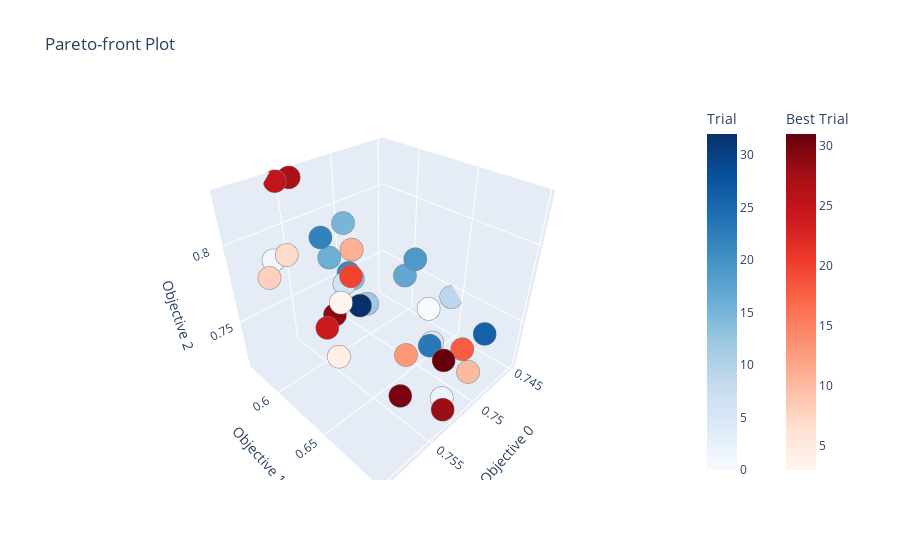

Notebook code cell kept with this figure:
### Code cell
optuna.visualization.plot_pareto_front(study)

### Figure 1 — Plotly figure (JSON) as saved in the notebook; plotly's stock layout.template omitted (floating-point values rounded to 4 significant figures)
{"data": [{"hovertemplate": "%{text}<extra>Trial</extra>", "marker": {"color": [0, 1, 2, 5, 6, 9, 12, 14, 15, 16, 17, 19, 21, 22, 23, 26, 32], "colorbar": {"title": {"text": "Trial"}}, "colorscale": [[0, "rgb(247,251,255)"], [0.125, "rgb(222,235,247)"], [0.25, "rgb(198,219,239)"], [0.375, "rgb(158,202,225)"], [0.5, "rgb(107,174,214)"], [0.625, "rgb(66,146,198)"], [0.75, "rgb(33,113,181)"], [0.875, "rgb(8,81,156)"], [1, "rgb(8,48,107)"]], "line": {"color": "Grey", "width": 0.5}}, "mode": "markers", "showlegend": false, "text": ["{<br>  \"number\": 0,<br>  \"values\": [<br>    0.7482902661744706,<br>    0.6445959461939917,<br>    0.7494541911078707<br>  ],<br>  \"params\": {<br>    \"pos_weight_vision_bonnet\": 0.14353432347990078,<br>    \"pos_weight_vision_bumper_front\": 15.452884750867772,<br>    \"pos_weight_vision_engine\": 0.10426046384405026,<br>    \"pos_weight_vision_front_panel\": 0.10551500786664626,<br>    \"pos_weight_vision_grille\": 5.798246143597228,<br>    \"pos_weight_vision_headlamp_lh\": 2.8480171989868706,<br>    \"pos_weight_vision_headlamp_rh\": 4.090478172409658,<br>    \"pos_weight_vision_misc\": 0.43688699108330475,<br>    \"pos_weight_vision_non_external\": 4.526846107275259,<br>    \"pos_weight_vision_windscreen_front\": 7.869049689060183<br>  }<br>}", "{<br>  \"number\": 1,<br>  \"values\": [<br>    0.7584126675733437,<br>    0.5997340947725085,<br>    0.7999583509278263<br>  ],<br>  \"params\": {<br>    \"pos_weight_vision_bonnet\": 0.4169266559260524,<br>    \"pos_weight_vision_bumper_front\": 2.724103640559428,<br>    \"pos_weight_vision_engine\": 3.671829668126131,<br>    \"pos_weight_vision_front_panel\": 3.2909689301763185,<br>    \"pos_weight_vision_grille\": 9.313840519714878,<br>    \"pos_weight_vision_headlamp_lh\": 18.08039365927051,<br>    \"pos_weight_vision_headlamp_rh\": 4.086115968297545,<br>    \"pos_weight_vision_misc\": 2.4135752391907745,<br>    \"pos_weight_vision_non_external\": 0.5303475366008913,<br>    \"pos_weight_vision_windscreen_front\": 3.794909306760862<br>  }<br>}", "{<br>  \"number\": 2,<br>  \"values\": [<br>    0.7516903050320575,<br>    0.6850272792280134,<br>    0.7186287056614862<br>  ],<br>  \"params\": {<br>    \"pos_weight_vision_bonnet\": 0.3678644397387305,<br>    \"pos_weight_vision_bumper_front\": 0.727762035521312,<br>    \"pos_weight_vision_engine\": 0.37402407432797846,<br>    \"pos_weight_vision_front_panel\": 0.06296811111740679,<br>    \"pos_weight_vision_grille\": 5.422628215061859,<br>    \"pos_weight_vision_headlamp_lh\": 0.1308025993285047,<br>    \"pos_weight_vision_headlamp_rh\": 0.9059967569827562,<br>    \"pos_weight_vision_misc\": 1.760543080721203,<br>    \"pos_weight_vision_non_external\": 0.3756973627642395,<br>    \"pos_weight_vision_windscreen_front\": 4.904903276155651<br>  }<br>}", "{<br>  \"number\": 5,<br>  \"values\": [<br>    0.749485136972994,<br>    0.6582374045341196,<br>    0.7355903597007837<br>  ],<br>  \"params\": {<br>    \"pos_weight_vision_bonnet\": 5.755765422473764,<br>    \"pos_weight_vision_bumper_front\": 0.15495545907970534,<br>    \"pos_weight_vision_engine\": 0.23088588278230562,<br>    \"pos_weight_vision_front_panel\": 0.7997412783464692,<br>    \"pos_weight_vision_grille\": 2.3783135894367353,<br>    \"pos_weight_vision_headlamp_lh\": 0.6559266260736896,<br>    \"pos_weight_vision_headlamp_rh\": 0.08986735232981942,<br>    \"pos_weight_vision_misc\": 14.237864521923694,<br>    \"pos_weight_vision_non_external\": 1.4671391765608641,<br>    \"pos_weight_vision_windscreen_front\": 14.959386772979391<br>  }<br>}", "{<br>  \"number\": 6,<br>  \"values\": [<br>    0.7548183407810375,<br>    0.6235819127490819,<br>    0.7828344507578754<br>  ],<br>  \"params\": {<br>    \"pos_weight_vision_bonnet\": 0.6483955433874976,<br>    \"pos_weight_vision_bumper_front\": 0.2518360985254729,<br>    \"pos_weight_vision_engine\": 0.18389588196488676,<br>    \"pos_weight_vision_front_panel\": 1.2301106750236495,<br>    \"pos_weight_vision_grille\": 0.41729929324965165,<br>    \"pos_weight_vision_headlamp_lh\": 12.37387339311467,<br>    \"pos_weight_vision_headlamp_rh\": 15.53174001871346,<br>    \"pos_weight_vision_misc\": 4.473917497976115,<br>    \"pos_weight_vision_non_external\": 0.20539903569719686,<br>    \"pos_weight_vision_windscreen_front\": 0.14367193326172575<br>  }<br>}", "{<br>  \"number\": 9,<br>  \"values\": [<br>    0.7449387993005635,<br>    0.6421299248503358,<br>    0.7439961155961012<br>  ],<br>  \"params\": {<br>    \"pos_weight_vision_bonnet\": 17.229069615831534,<br>    \"pos_weight_vision_bumper_front\": 0.6048190144164656,<br>    \"pos_weight_vision_engine\": 0.8163431825201191,<br>    \"pos_weight_vision_front_panel\": 1.3813553514161576,<br>    \"pos_weight_vision_grille\": 0.431119284311957,<br>    \"pos_weight_vision_headlamp_lh\": 0.07814439018507835,<br>    \"pos_weight_vision_headlamp_rh\": 0.12371652261716948,<br>    \"pos_weight_vision_misc\": 0.2412016116235728,<br>    \"pos_weight_vision_non_external\": 1.0461067423889163,<br>    \"pos_weight_vision_windscreen_front\": 0.1513241615702832<br>  }<br>}", "{<br>  \"number\": 12,<br>  \"values\": [<br>    0.753895473091121,<br>    0.6347942985607984,<br>    0.771246376056384<br>  ],<br>  \"params\": {<br>    \"pos_weight_vision_bonnet\": 2.2193194203642808,<br>    \"pos_weight_vision_bumper_front\": 6.206728913418005,<br>    \"pos_weight_vision_engine\": 0.06852034294039946,<br>    \"pos_weight_vision_front_panel\": 10.276112270092801,<br>    \"pos_weight_vision_grille\": 0.6656750504696682,<br>    \"pos_weight_vision_headlamp_lh\": 0.30928194811335064,<br>    \"pos_weight_vision_headlamp_rh\": 0.5941780105724681,<br>    \"pos_weight_vision_misc\": 2.9548940673751622,<br>    \"pos_weight_vision_non_external\": 0.0773612366162045,<br>    \"pos_weight_vision_windscreen_front\": 1.6136590023538666<br>  }<br>}", "{<br>  \"number\": 14,<br>  \"values\": [<br>    0.7532931804934914,<br>    0.6157735029720359,<br>    0.7774425254184957<br>  ],<br>  \"params\": {<br>    \"pos_weight_vision_bonnet\": 8.660846497551594,<br>    \"pos_weight_vision_bumper_front\": 0.12394204841738707,<br>    \"pos_weight_vision_engine\": 0.06224020306446983,<br>    \"pos_weight_vision_front_panel\": 0.25236480909996845,<br>    \"pos_weight_vision_grille\": 0.9643503485720029,<br>    \"pos_weight_vision_headlamp_lh\": 0.08903854321284287,<br>    \"pos_weight_vision_headlamp_rh\": 2.0408459756939776,<br>    \"pos_weight_vision_misc\": 0.33790674013335703,<br>    \"pos_weight_vision_non_external\": 5.313014022755632,<br>    \"pos_weight_vision_windscreen_front\": 9.674080443493061<br>  }<br>}", "{<br>  \"number\": 15,<br>  \"values\": [<br>    0.7517388770157374,<br>    0.591888039943977,<br>    0.7996497729503388<br>  ],<br>  \"params\": {<br>    \"pos_weight_vision_bonnet\": 0.18697383943466098,<br>    \"pos_weight_vision_bumper_front\": 0.9739111136138343,<br>    \"pos_weight_vision_engine\": 0.0880814779045663,<br>    \"pos_weight_vision_front_panel\": 0.08027726372950372,<br>    \"pos_weight_vision_grille\": 0.4112127154434488,<br>    \"pos_weight_vision_headlamp_lh\": 12.917632255527522,<br>    \"pos_weight_vision_headlamp_rh\": 3.4702099432503766,<br>    \"pos_weight_vision_misc\": 7.511837528483404,<br>    \"pos_weight_vision_non_external\": 11.564417863915196,<br>    \"pos_weight_vision_windscreen_front\": 5.7949066425799565<br>  }<br>}", "{<br>  \"number\": 16,<br>  \"values\": [<br>    0.7550806294929084,<br>    0.6134347448355103,<br>    0.7956829832902577<br>  ],<br>  \"params\": {<br>    \"pos_weight_vision_bonnet\": 0.4963654710640398,<br>    \"pos_weight_vision_bumper_front\": 11.013164973406596,<br>    \"pos_weight_vision_engine\": 1.1452838179692646,<br>    \"pos_weight_vision_front_panel\": 2.0238259642103498,<br>    \"pos_weight_vision_grille\": 0.06003884318927171,<br>    \"pos_weight_vision_headlamp_lh\": 0.06265336040595199,<br>    \"pos_weight_vision_headlamp_rh\": 4.115618097567932,<br>    \"pos_weight_vision_misc\": 0.19612032913210684,<br>    \"pos_weight_vision_non_external\": 3.1939160553528327,<br>    \"pos_weight_vision_windscreen_front\": 0.0662863718582635<br>  }<br>}", "{<br>  \"number\": 17,<br>  \"values\": [<br>    0.7492714202448028,<br>    0.6288380883926609,<br>    0.7704563865783939<br>  ],<br>  \"params\": {<br>    \"pos_weight_vision_bonnet\": 1.9693448064917098,<br>    \"pos_weight_vision_bumper_front\": 12.209576682717463,<br>    \"pos_weight_vision_engine\": 0.6644977702689289,<br>    \"pos_weight_vision_front_panel\": 0.1189578626032545,<br>    \"pos_weight_vision_grille\": 15.406906022582044,<br>    \"pos_weight_vision_headlamp_lh\": 13.363186415327942,<br>    \"pos_weight_vision_headlamp_rh\": 0.2502928995633567,<br>    \"pos_weight_vision_misc\": 0.1413681457328756,<br>    \"pos_weight_vision_non_external\": 15.339700712549394,<br>    \"pos_weight_vision_windscreen_front\": 0.05880963524226264<br>  }<br>}", "{<br>  \"number\": 19,<br>  \"values\": [<br>    0.7491548474839712,<br>    0.6365367439776761,<br>    0.7838532020874515<br>  ],<br>  \"params\": {<br>    \"pos_weight_vision_bonnet\": 0.9582786971634296,<br>    \"pos_weight_vision_bumper_front\": 5.621955369690193,<br>    \"pos_weight_vision_engine\": 3.9546650025744254,<br>    \"pos_weight_vision_front_panel\": 0.347735531749047,<br>    \"pos_weight_vision_grille\": 0.10456250480810576,<br>    \"pos_weight_vision_headlamp_lh\": 15.569568587687463,<br>    \"pos_weight_vision_headlamp_rh\": 0.10089380032165005,<br>    \"pos_weight_vision_misc\": 2.6348380835572147,<br>    \"pos_weight_vision_non_external\": 0.5352883466803571,<br>    \"pos_weight_vision_windscreen_front\": 15.94019114385792<br>  }<br>}", "{<br>  \"number\": 21,<br>  \"values\": [<br>    0.7526908878958617,<br>    0.6051214871015447,<br>    0.7749791070683952<br>  ],<br>  \"params\": {<br>    \"pos_weight_vision_bonnet\": 1.3544657752804086,<br>    \"pos_weight_vision_bumper_front\": 0.3426004906272704,<br>    \"pos_weight_vision_engine\": 18.28148689629046,<br>    \"pos_weight_vision_front_panel\": 0.4015686411347556,<br>    \"pos_weight_vision_grille\": 0.16235779699603528,<br>    \"pos_weight_vision_headlamp_lh\": 3.776872617585899,<br>    \"pos_weight_vision_headlamp_rh\": 0.22664388638649324,<br>    \"pos_weight_vision_misc\": 6.700561568105972,<br>    \"pos_weight_vision_non_external\": 0.35393598920427977,<br>    \"pos_weight_vision_windscreen_front\": 1.0463234349977506<br>  }<br>}", "{<br>  \"number\": 22,<br>  \"values\": [<br>    0.7550223431124928,<br>    0.6055627036878823,<br>    0.8045121364321494<br>  ],<br>  \"params\": {<br>    \"pos_weight_vision_bonnet\": 6.831676684181121,<br>    \"pos_weight_vision_bumper_front\": 0.5967667574865245,<br>    \"pos_weight_vision_engine\": 1.1298583911725228,<br>    \"pos_weight_vision_front_panel\": 2.1778585740125007,<br>    \"pos_weight_vision_grille\": 0.5430468874857065,<br>    \"pos_weight_vision_headlamp_lh\": 0.5044396329530525,<br>    \"pos_weight_vision_headlamp_rh\": 0.9670452077770738,<br>    \"pos_weight_vision_misc\": 3.3183816416532754,<br>    \"pos_weight_vision_non_external\": 1.4840651855559266,<br>    \"pos_weight_vision_windscreen_front\": 8.10753373065366<br>  }<br>}", "{<br>  \"number\": 23,<br>  \"values\": [<br>    0.7498251408587527,<br>    0.6587334339027081,<br>    0.7349651799307995<br>  ],<br>  \"params\": {<br>    \"pos_weight_vision_bonnet\": 1.1647123174751512,<br>    \"pos_weight_vision_bumper_front\": 6.22688789712458,<br>    \"pos_weight_vision_engine\": 7.436953244312244,<br>    \"pos_weight_vision_front_panel\": 0.26246224474520063,<br>    \"pos_weight_vision_grille\": 15.055505433667568,<br>    \"pos_weight_vision_headlamp_lh\": 0.255810552271433,<br>    \"pos_weight_vision_headlamp_rh\": 1.6819042572476175,<br>    \"pos_weight_vision_misc\": 0.11263438188670367,<br>    \"pos_weight_vision_non_external\": 0.14142178516000448,<br>    \"pos_weight_vision_windscreen_front\": 0.10698954751897831<br>  }<br>}", "{<br>  \"number\": 26,<br>  \"values\": [<br>    0.7452593743928503,<br>    0.6769120972204195,<br>    0.7323232904880879<br>  ],<br>  \"params\": {<br>    \"pos_weight_vision_bonnet\": 0.8561320168391348,<br>    \"pos_weight_vision_bumper_front\": 0.06520461191845714,<br>    \"pos_weight_vision_engine\": 0.060114447897460115,<br>    \"pos_weight_vision_front_panel\": 0.5394044470174141,<br>    \"pos_weight_vision_grille\": 2.1764261239411886,<br>    \"pos_weight_vision_headlamp_lh\": 2.890122077940944,<br>    \"pos_weight_vision_headlamp_rh\": 7.279146630900257,<br>    \"pos_weight_vision_misc\": 0.09514952635988867,<br>    \"pos_weight_vision_non_external\": 3.434358125688136,<br>    \"pos_weight_vision_windscreen_front\": 0.16372460733682062<br>  }<br>}", "{<br>  \"number\": 32,<br>  \"values\": [<br>    0.7546920536234701,<br>    0.6361654774479846,<br>    0.773821938855402<br>  ],<br>  \"params\": {<br>    \"pos_weight_vision_bonnet\": 0.9039635781575356,<br>    \"pos_weight_vision_bumper_front\": 18.469204694620224,<br>    \"pos_weight_vision_engine\": 0.3414595230650915,<br>    \"pos_weight_vision_front_panel\": 0.22355697043606712,<br>    \"pos_weight_vision_grille\": 0.5866522053681263,<br>    \"pos_weight_vision_headlamp_lh\": 0.9509642183517746,<br>    \"pos_weight_vision_headlamp_rh\": 0.20118699896528827,<br>    \"pos_weight_vision_misc\": 1.1911588068977454,<br>    \"pos_weight_vision_non_external\": 0.17586685629089893,<br>    \"pos_weight_vision_windscreen_front\": 2.3368764513969276<br>  }<br>}"], "type": "scatter3d", "x": [0.7483, 0.7584, 0.7517, 0.7495, 0.7548, 0.7449, 0.7539, 0.7533, 0.7517, 0.7551, 0.7493, 0.7492, 0.7527, 0.755, 0.7498, 0.7453, 0.7547], "y": [0.6446, 0.5997, 0.685, 0.6582, 0.6236, 0.6421, 0.6348, 0.6158, 0.5919, 0.6134, 0.6288, 0.6365, 0.6051, 0.6056, 0.6587, 0.6769, 0.6362], "z": [0.7495, 0.8, 0.7186, 0.7356, 0.7828, 0.744, 0.7712, 0.7774, 0.7996, 0.7957, 0.7705, 0.7839, 0.775, 0.8045, 0.735, 0.7323, 0.7738]}, {"hovertemplate": "%{text}<extra>Best Trial</extra>", "marker": {"color": [3, 4, 7, 8, 10, 11, 13, 18, 20, 24, 25, 27, 28, 29, 30, 31], "colorbar": {"title": {"text": "Best Trial"}, "x": 1.1, "xpad": 40}, "colorscale": [[0, "rgb(255,245,240)"], [0.125, "rgb(254,224,210)"], [0.25, "rgb(252,187,161)"], [0.375, "rgb(252,146,114)"], [0.5, "rgb(251,106,74)"], [0.625, "rgb(239,59,44)"], [0.75, "rgb(203,24,29)"], [0.875, "rgb(165,15,21)"], [1, "rgb(103,0,13)"]], "line": {"color": "Grey", "width": 0.5}}, "mode": "markers", "showlegend": false, "text": ["{<br>  \"number\": 3,<br>  \"values\": [<br>    0.7566932193510784,<br>    0.6402570047860042,<br>    0.7854871061470927<br>  ],<br>  \"params\": {<br>    \"pos_weight_vision_bonnet\": 0.16500422718170601,<br>    \"pos_weight_vision_bumper_front\": 0.2545234456537665,<br>    \"pos_weight_vision_engine\": 4.297455036156549,<br>    \"pos_weight_vision_front_panel\": 17.294722753665212,<br>    \"pos_weight_vision_grille\": 0.09937723331719941,<br>    \"pos_weight_vision_headlamp_lh\": 2.5846643423620295,<br>    \"pos_weight_vision_headlamp_rh\": 6.631665945578988,<br>    \"pos_weight_vision_misc\": 8.59492043221662,<br>    \"pos_weight_vision_non_external\": 8.142886392355328,<br>    \"pos_weight_vision_windscreen_front\": 0.07642096525635192<br>  }<br>}", "{<br>  \"number\": 4,<br>  \"values\": [<br>    0.7590441033611814,<br>    0.6620928905890748,<br>    0.7744621045349509<br>  ],<br>  \"params\": {<br>    \"pos_weight_vision_bonnet\": 0.6179777602885189,<br>    \"pos_weight_vision_bumper_front\": 5.009718897376083,<br>    \"pos_weight_vision_engine\": 0.42812779519035493,<br>    \"pos_weight_vision_front_panel\": 2.3805309585311814,<br>    \"pos_weight_vision_grille\": 0.2534788079329704,<br>    \"pos_weight_vision_headlamp_lh\": 2.397519094164844,<br>    \"pos_weight_vision_headlamp_rh\": 0.42176126088618016,<br>    \"pos_weight_vision_misc\": 3.663607796958092,<br>    \"pos_weight_vision_non_external\": 17.315605011506406,<br>    \"pos_weight_vision_windscreen_front\": 3.352784290368249<br>  }<br>}", "{<br>  \"number\": 7,<br>  \"values\": [<br>    0.7584418107635517,<br>    0.6154057608928096,<br>    0.8085944533254749<br>  ],<br>  \"params\": {<br>    \"pos_weight_vision_bonnet\": 3.6202658040492097,<br>    \"pos_weight_vision_bumper_front\": 0.0713408626604095,<br>    \"pos_weight_vision_engine\": 3.311922432239113,<br>    \"pos_weight_vision_front_panel\": 7.061308635603385,<br>    \"pos_weight_vision_grille\": 7.367015459945468,<br>    \"pos_weight_vision_headlamp_lh\": 1.2661593480131341,<br>    \"pos_weight_vision_headlamp_rh\": 0.2712584428922544,<br>    \"pos_weight_vision_misc\": 1.3532080742595014,<br>    \"pos_weight_vision_non_external\": 4.188201977492583,<br>    \"pos_weight_vision_windscreen_front\": 2.158786681903807<br>  }<br>}", "{<br>  \"number\": 8,<br>  \"values\": [<br>    0.7593452496599962,<br>    0.6070722110562539,<br>    0.7959581883371178<br>  ],<br>  \"params\": {<br>    \"pos_weight_vision_bonnet\": 12.463333732722088,<br>    \"pos_weight_vision_bumper_front\": 0.15527544197009965,<br>    \"pos_weight_vision_engine\": 14.125711811608411,<br>    \"pos_weight_vision_front_panel\": 0.059804649758279364,<br>    \"pos_weight_vision_grille\": 0.24018609594204626,<br>    \"pos_weight_vision_headlamp_lh\": 1.4508693831470152,<br>    \"pos_weight_vision_headlamp_rh\": 8.732167070428899,<br>    \"pos_weight_vision_misc\": 0.24910519390389943,<br>    \"pos_weight_vision_non_external\": 0.39448097565772133,<br>    \"pos_weight_vision_windscreen_front\": 0.6048701098299721<br>  }<br>}", "{<br>  \"number\": 10,<br>  \"values\": [<br>    0.7495725665436178,<br>    0.6907037576212601,<br>    0.7311208818560679<br>  ],<br>  \"params\": {<br>    \"pos_weight_vision_bonnet\": 2.8413598851436435,<br>    \"pos_weight_vision_bumper_front\": 0.16963118342867037,<br>    \"pos_weight_vision_engine\": 9.343170582138335,<br>    \"pos_weight_vision_front_panel\": 1.3252724112324363,<br>    \"pos_weight_vision_grille\": 0.05128103195081063,<br>    \"pos_weight_vision_headlamp_lh\": 10.632105451255661,<br>    \"pos_weight_vision_headlamp_rh\": 16.88440438284533,<br>    \"pos_weight_vision_misc\": 0.10717511017322133,<br>    \"pos_weight_vision_non_external\": 1.9533037159924107,<br>    \"pos_weight_vision_windscreen_front\": 10.334215462430475<br>  }<br>}", "{<br>  \"number\": 11,<br>  \"values\": [<br>    0.7537789003302895,<br>    0.6209621435714123,<br>    0.7989191608448201<br>  ],<br>  \"params\": {<br>    \"pos_weight_vision_bonnet\": 17.785000458126575,<br>    \"pos_weight_vision_bumper_front\": 1.849749123823638,<br>    \"pos_weight_vision_engine\": 0.16880439335507957,<br>    \"pos_weight_vision_front_panel\": 7.069958338599404,<br>    \"pos_weight_vision_grille\": 0.6216708997211812,<br>    \"pos_weight_vision_headlamp_lh\": 0.1972005340391508,<br>    \"pos_weight_vision_headlamp_rh\": 7.104799505517279,<br>    \"pos_weight_vision_misc\": 0.158218373562869,<br>    \"pos_weight_vision_non_external\": 0.6060152224826824,<br>    \"pos_weight_vision_windscreen_front\": 1.3758046119840557<br>  }<br>}", "{<br>  \"number\": 13,<br>  \"values\": [<br>    0.7542354769768798,<br>    0.6716874158233546,<br>    0.756770516313496<br>  ],<br>  \"params\": {<br>    \"pos_weight_vision_bonnet\": 1.212521578976202,<br>    \"pos_weight_vision_bumper_front\": 0.27061105765727506,<br>    \"pos_weight_vision_engine\": 0.07625017755253802,<br>    \"pos_weight_vision_front_panel\": 0.1820343544368717,<br>    \"pos_weight_vision_grille\": 2.1284532961334643,<br>    \"pos_weight_vision_headlamp_lh\": 0.32059030773697816,<br>    \"pos_weight_vision_headlamp_rh\": 0.5322874807322705,<br>    \"pos_weight_vision_misc\": 0.5017236478858027,<br>    \"pos_weight_vision_non_external\": 0.8166062237506013,<br>    \"pos_weight_vision_windscreen_front\": 0.1549078150516847<br>  }<br>}", "{<br>  \"number\": 18,<br>  \"values\": [<br>    0.7491159898970275,<br>    0.6813959665780829,<br>    0.7409889708587277<br>  ],<br>  \"params\": {<br>    \"pos_weight_vision_bonnet\": 2.6922817414983227,<br>    \"pos_weight_vision_bumper_front\": 1.3505076635236082,<br>    \"pos_weight_vision_engine\": 0.05661035587735031,<br>    \"pos_weight_vision_front_panel\": 0.3726971095184343,<br>    \"pos_weight_vision_grille\": 0.7843630230201152,<br>    \"pos_weight_vision_headlamp_lh\": 0.24590246915126354,<br>    \"pos_weight_vision_headlamp_rh\": 0.46116953377694325,<br>    \"pos_weight_vision_misc\": 6.5287440596719915,<br>    \"pos_weight_vision_non_external\": 2.759371237719855,<br>    \"pos_weight_vision_windscreen_front\": 1.1718679919843806<br>  }<br>}", "{<br>  \"number\": 20,<br>  \"values\": [<br>    0.7546434816397901,<br>    0.6283486654060112,<br>    0.7886514119012102<br>  ],<br>  \"params\": {<br>    \"pos_weight_vision_bonnet\": 2.9170774985980312,<br>    \"pos_weight_vision_bumper_front\": 0.062037058008963676,<br>    \"pos_weight_vision_engine\": 0.09640367240173651,<br>    \"pos_weight_vision_front_panel\": 1.4884740544890778,<br>    \"pos_weight_vision_grille\": 0.07663280551497251,<br>    \"pos_weight_vision_headlamp_lh\": 0.9049591082302588,<br>    \"pos_weight_vision_headlamp_rh\": 3.8673223605061606,<br>    \"pos_weight_vision_misc\": 0.09813307070197921,<br>    \"pos_weight_vision_non_external\": 0.5764758868120359,<br>    \"pos_weight_vision_windscreen_front\": 5.5053923212331775<br>  }<br>}", "{<br>  \"number\": 24,<br>  \"values\": [<br>    0.7580143773071693,<br>    0.6413154735614602,<br>    0.7762547368032358<br>  ],<br>  \"params\": {<br>    \"pos_weight_vision_bonnet\": 0.27747703311076444,<br>    \"pos_weight_vision_bumper_front\": 6.771450491681571,<br>    \"pos_weight_vision_engine\": 0.8172599429346353,<br>    \"pos_weight_vision_front_panel\": 1.5460471822721544,<br>    \"pos_weight_vision_grille\": 6.627514082357536,<br>    \"pos_weight_vision_headlamp_lh\": 0.05345404715554405,<br>    \"pos_weight_vision_headlamp_rh\": 7.8381151238376106,<br>    \"pos_weight_vision_misc\": 0.1400183627214896,<br>    \"pos_weight_vision_non_external\": 0.27999409059327285,<br>    \"pos_weight_vision_windscreen_front\": 0.06844577402458862<br>  }<br>}", "{<br>  \"number\": 25,<br>  \"values\": [<br>    0.7553817757917235,<br>    0.5681341670507556,<br>    0.8261189601198866<br>  ],<br>  \"params\": {<br>    \"pos_weight_vision_bonnet\": 0.16253775283029456,<br>    \"pos_weight_vision_bumper_front\": 0.5020857164157309,<br>    \"pos_weight_vision_engine\": 0.08251135326496055,<br>    \"pos_weight_vision_front_panel\": 11.712326558144406,<br>    \"pos_weight_vision_grille\": 0.3512185988503584,<br>    \"pos_weight_vision_headlamp_lh\": 0.7331603277964889,<br>    \"pos_weight_vision_headlamp_rh\": 1.8892209858700386,<br>    \"pos_weight_vision_misc\": 1.5164121181472365,<br>    \"pos_weight_vision_non_external\": 0.13257976301973176,<br>    \"pos_weight_vision_windscreen_front\": 0.3806387919723293<br>  }<br>}", "{<br>  \"number\": 27,<br>  \"values\": [<br>    0.7544006217213912,<br>    0.5704715397035225,<br>    0.8266642971703622<br>  ],<br>  \"params\": {<br>    \"pos_weight_vision_bonnet\": 2.140204131115789,<br>    \"pos_weight_vision_bumper_front\": 0.4963710977603455,<br>    \"pos_weight_vision_engine\": 9.903125015432837,<br>    \"pos_weight_vision_front_panel\": 0.09077225581809749,<br>    \"pos_weight_vision_grille\": 3.7728089512058087,<br>    \"pos_weight_vision_headlamp_lh\": 6.221719146138536,<br>    \"pos_weight_vision_headlamp_rh\": 9.21254249121774,<br>    \"pos_weight_vision_misc\": 0.18757145521232663,<br>    \"pos_weight_vision_non_external\": 0.11378874216764302,<br>    \"pos_weight_vision_windscreen_front\": 2.1310274603454094<br>  }<br>}", "{<br>  \"number\": 28,<br>  \"values\": [<br>    0.7535457548086265,<br>    0.6980574808189537,<br>    0.7296388537973048<br>  ],<br>  \"params\": {<br>    \"pos_weight_vision_bonnet\": 3.4260767866473083,<br>    \"pos_weight_vision_bumper_front\": 0.2111423661843049,<br>    \"pos_weight_vision_engine\": 5.158682608378828,<br>    \"pos_weight_vision_front_panel\": 0.16530671441867192,<br>    \"pos_weight_vision_grille\": 5.4838730612701,<br>    \"pos_weight_vision_headlamp_lh\": 1.0132058742061902,<br>    \"pos_weight_vision_headlamp_rh\": 0.5322784634786368,<br>    \"pos_weight_vision_misc\": 0.37384319412852435,<br>    \"pos_weight_vision_non_external\": 1.7856276307560197,<br>    \"pos_weight_vision_windscreen_front\": 0.6487830351422211<br>  }<br>}", "{<br>  \"number\": 29,<br>  \"values\": [<br>    0.7570915096172528,<br>    0.6384476382751909,<br>    0.7788639713764434<br>  ],<br>  \"params\": {<br>    \"pos_weight_vision_bonnet\": 3.606784860104235,<br>    \"pos_weight_vision_bumper_front\": 5.5313794133611305,<br>    \"pos_weight_vision_engine\": 11.086646210225629,<br>    \"pos_weight_vision_front_panel\": 0.07904654371980323,<br>    \"pos_weight_vision_grille\": 2.5753095385016853,<br>    \"pos_weight_vision_headlamp_lh\": 0.06260483808455922,<br>    \"pos_weight_vision_headlamp_rh\": 0.7022653288770031,<br>    \"pos_weight_vision_misc\": 0.07013355155654143,<br>    \"pos_weight_vision_non_external\": 9.154288392098486,<br>    \"pos_weight_vision_windscreen_front\": 12.18389114675659<br>  }<br>}", "{<br>  \"number\": 30,<br>  \"values\": [<br>    0.7546726248299981,<br>    0.6716479475216239,<br>    0.7292989959510167<br>  ],<br>  \"params\": {<br>    \"pos_weight_vision_bonnet\": 0.23616863859595036,<br>    \"pos_weight_vision_bumper_front\": 0.9621658783289662,<br>    \"pos_weight_vision_engine\": 0.1574753792412225,<br>    \"pos_weight_vision_front_panel\": 5.58107016570188,<br>    \"pos_weight_vision_grille\": 1.2489818886025985,<br>    \"pos_weight_vision_headlamp_lh\": 0.08228693888392728,<br>    \"pos_weight_vision_headlamp_rh\": 0.3757113435586845,<br>    \"pos_weight_vision_misc\": 16.766054659633554,<br>    \"pos_weight_vision_non_external\": 2.7234948708264586,<br>    \"pos_weight_vision_windscreen_front\": 3.3591560960237707<br>  }<br>}", "{<br>  \"number\": 31,<br>  \"values\": [<br>    0.750825723722557,<br>    0.677964600321187,<br>    0.7391224067299788<br>  ],<br>  \"params\": {<br>    \"pos_weight_vision_bonnet\": 0.09334727541201852,<br>    \"pos_weight_vision_bumper_front\": 0.0774822663817964,<br>    \"pos_weight_vision_engine\": 2.117799833967036,<br>    \"pos_weight_vision_front_panel\": 0.1595835398393316,<br>    \"pos_weight_vision_grille\": 0.09770962531207389,<br>    \"pos_weight_vision_headlamp_lh\": 0.15593967627822114,<br>    \"pos_weight_vision_headlamp_rh\": 1.4124971083773947,<br>    \"pos_weight_vision_misc\": 15.275796128757252,<br>    \"pos_weight_vision_non_external\": 0.6054365381313741,<br>    \"pos_weight_vision_windscreen_front\": 0.6325760709397606<br>  }<br>}"], "type": "scatter3d", "x": [0.7567, 0.759, 0.7584, 0.7593, 0.7496, 0.7538, 0.7542, 0.7491, 0.7546, 0.758, 0.7554, 0.7544, 0.7535, 0.7571, 0.7547, 0.7508], "y": [0.6403, 0.6621, 0.6154, 0.6071, 0.6907, 0.621, 0.6717, 0.6814, 0.6283, 0.6413, 0.5681, 0.5705, 0.6981, 0.6384, 0.6716, 0.678], "z": [0.7855, 0.7745, 0.8086, 0.796, 0.7311, 0.7989, 0.7568, 0.741, 0.7887, 0.7763, 0.8261, 0.8267, 0.7296, 0.7789, 0.7293, 0.7391]}], "layout": {"scene": {"xaxis": {"title": {"text": "Objective 0"}}, "yaxis": {"title": {"text": "Objective 1"}}, "zaxis": {"title": {"text": "Objective 2"}}}, "title": {"text": "Pareto-front Plot"}}}
